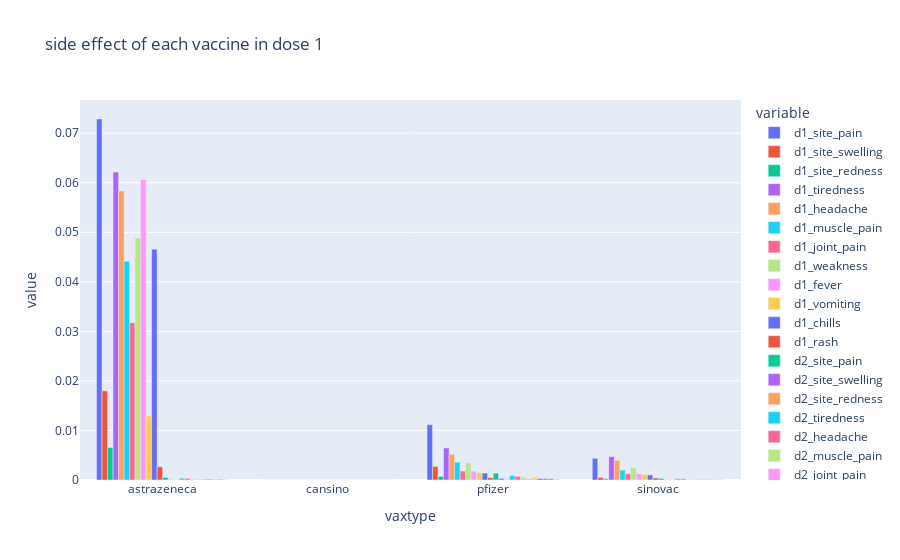
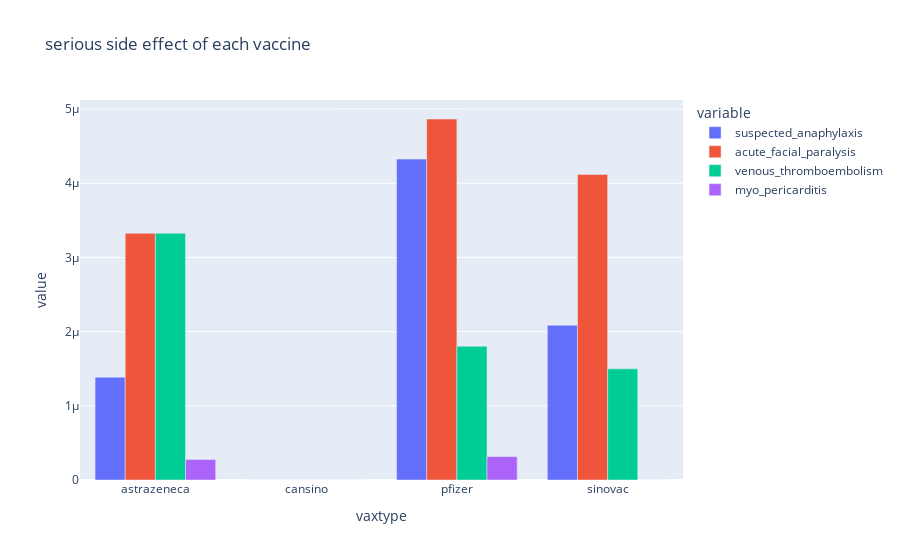

The notebook cell saved with these charts, in order:
### Code cell
fig1 = px.bar(df,barmode='group',title = 'side effect of each vaccine in dose 1')
fig3 = px.bar(df3,barmode='group',title = 'serious side effect of each vaccine')
fig1.show()
fig3.show()

### Figure 1 — Plotly figure (JSON) as saved in the notebook; plotly's stock layout.template omitted (floating-point values rounded to 4 significant figures)
{"data": [{"alignmentgroup": "True", "hovertemplate": "variable=d1_site_pain<br>vaxtype=%{x}<br>value=%{y}<extra></extra>", "legendgroup": "d1_site_pain", "marker": {"color": "#636efa"}, "name": "d1_site_pain", "offsetgroup": "d1_site_pain", "orientation": "v", "showlegend": true, "textposition": "auto", "type": "bar", "x": ["astrazeneca", "cansino", "pfizer", "sinovac"], "xaxis": "x", "y": [0.07287, 0, 0.01118, 0.004381], "yaxis": "y"}, {"alignmentgroup": "True", "hovertemplate": "variable=d1_site_swelling<br>vaxtype=%{x}<br>value=%{y}<extra></extra>", "legendgroup": "d1_site_swelling", "marker": {"color": "#EF553B"}, "name": "d1_site_swelling", "offsetgroup": "d1_site_swelling", "orientation": "v", "showlegend": true, "textposition": "auto", "type": "bar", "x": ["astrazeneca", "cansino", "pfizer", "sinovac"], "xaxis": "x", "y": [0.018, 0, 0.002733, 0.0005152], "yaxis": "y"}, {"alignmentgroup": "True", "hovertemplate": "variable=d1_site_redness<br>vaxtype=%{x}<br>value=%{y}<extra></extra>", "legendgroup": "d1_site_redness", "marker": {"color": "#00cc96"}, "name": "d1_site_redness", "offsetgroup": "d1_site_redness", "orientation": "v", "showlegend": true, "textposition": "auto", "type": "bar", "x": ["astrazeneca", "cansino", "pfizer", "sinovac"], "xaxis": "x", "y": [0.006569, 0, 0.0007154, 0.0002545], "yaxis": "y"}, {"alignmentgroup": "True", "hovertemplate": "variable=d1_tiredness<br>vaxtype=%{x}<br>value=%{y}<extra></extra>", "legendgroup": "d1_tiredness", "marker": {"color": "#ab63fa"}, "name": "d1_tiredness", "offsetgroup": "d1_tiredness", "orientation": "v", "showlegend": true, "textposition": "auto", "type": "bar", "x": ["astrazeneca", "cansino", "pfizer", "sinovac"], "xaxis": "x", "y": [0.06215, 0, 0.006471, 0.004719], "yaxis": "y"}, {"alignmentgroup": "True", "hovertemplate": "variable=d1_headache<br>vaxtype=%{x}<br>value=%{y}<extra></extra>", "legendgroup": "d1_headache", "marker": {"color": "#FFA15A"}, "name": "d1_headache", "offsetgroup": "d1_headache", "orientation": "v", "showlegend": true, "textposition": "auto", "type": "bar", "x": ["astrazeneca", "cansino", "pfizer", "sinovac"], "xaxis": "x", "y": [0.05835, 0, 0.005196, 0.003988], "yaxis": "y"}, {"alignmentgroup": "True", "hovertemplate": "variable=d1_muscle_pain<br>vaxtype=%{x}<br>value=%{y}<extra></extra>", "legendgroup": "d1_muscle_pain", "marker": {"color": "#19d3f3"}, "name": "d1_muscle_pain", "offsetgroup": "d1_muscle_pain", "orientation": "v", "showlegend": true, "textposition": "auto", "type": "bar", "x": ["astrazeneca", "cansino", "pfizer", "sinovac"], "xaxis": "x", "y": [0.04416, 0, 0.003597, 0.002017], "yaxis": "y"}, {"alignmentgroup": "True", "hovertemplate": "variable=d1_joint_pain<br>vaxtype=%{x}<br>value=%{y}<extra></extra>", "legendgroup": "d1_joint_pain", "marker": {"color": "#FF6692"}, "name": "d1_joint_pain", "offsetgroup": "d1_joint_pain", "orientation": "v", "showlegend": true, "textposition": "auto", "type": "bar", "x": ["astrazeneca", "cansino", "pfizer", "sinovac"], "xaxis": "x", "y": [0.03175, 0, 0.001807, 0.001282], "yaxis": "y"}, {"alignmentgroup": "True", "hovertemplate": "variable=d1_weakness<br>vaxtype=%{x}<br>value=%{y}<extra></extra>", "legendgroup": "d1_weakness", "marker": {"color": "#B6E880"}, "name": "d1_weakness", "offsetgroup": "d1_weakness", "orientation": "v", "showlegend": true, "textposition": "auto", "type": "bar", "x": ["astrazeneca", "cansino", "pfizer", "sinovac"], "xaxis": "x", "y": [0.04884, 0, 0.003442, 0.002437], "yaxis": "y"}, {"alignmentgroup": "True", "hovertemplate": "variable=d1_fever<br>vaxtype=%{x}<br>value=%{y}<extra></extra>", "legendgroup": "d1_fever", "marker": {"color": "#FF97FF"}, "name": "d1_fever", "offsetgroup": "d1_fever", "orientation": "v", "showlegend": true, "textposition": "auto", "type": "bar", "x": ["astrazeneca", "cansino", "pfizer", "sinovac"], "xaxis": "x", "y": [0.0606, 0, 0.00178, 0.001236], "yaxis": "y"}, {"alignmentgroup": "True", "hovertemplate": "variable=d1_vomiting<br>vaxtype=%{x}<br>value=%{y}<extra></extra>", "legendgroup": "d1_vomiting", "marker": {"color": "#FECB52"}, "name": "d1_vomiting", "offsetgroup": "d1_vomiting", "orientation": "v", "showlegend": true, "textposition": "auto", "type": "bar", "x": ["astrazeneca", "cansino", "pfizer", "sinovac"], "xaxis": "x", "y": [0.01291, 0, 0.00148, 0.001081], "yaxis": "y"}, {"alignmentgroup": "True", "hovertemplate": "variable=d1_chills<br>vaxtype=%{x}<br>value=%{y}<extra></extra>", "legendgroup": "d1_chills", "marker": {"color": "#636efa"}, "name": "d1_chills", "offsetgroup": "d1_chills", "orientation": "v", "showlegend": true, "textposition": "auto", "type": "bar", "x": ["astrazeneca", "cansino", "pfizer", "sinovac"], "xaxis": "x", "y": [0.04659, 0, 0.001396, 0.001028], "yaxis": "y"}, {"alignmentgroup": "True", "hovertemplate": "variable=d1_rash<br>vaxtype=%{x}<br>value=%{y}<extra></extra>", "legendgroup": "d1_rash", "marker": {"color": "#EF553B"}, "name": "d1_rash", "offsetgroup": "d1_rash", "orientation": "v", "showlegend": true, "textposition": "auto", "type": "bar", "x": ["astrazeneca", "cansino", "pfizer", "sinovac"], "xaxis": "x", "y": [0.002663, 0, 0.0004819, 0.0004246], "yaxis": "y"}, {"alignmentgroup": "True", "hovertemplate": "variable=d2_site_pain<br>vaxtype=%{x}<br>value=%{y}<extra></extra>", "legendgroup": "d2_site_pain", "marker": {"color": "#00cc96"}, "name": "d2_site_pain", "offsetgroup": "d2_site_pain", "orientation": "v", "showlegend": true, "textposition": "auto", "type": "bar", "x": ["astrazeneca", "cansino", "pfizer", "sinovac"], "xaxis": "x", "y": [0.0005409, 0, 0.001386, 0.0003216], "yaxis": "y"}, {"alignmentgroup": "True", "hovertemplate": "variable=d2_site_swelling<br>vaxtype=%{x}<br>value=%{y}<extra></extra>", "legendgroup": "d2_site_swelling", "marker": {"color": "#ab63fa"}, "name": "d2_site_swelling", "offsetgroup": "d2_site_swelling", "orientation": "v", "showlegend": true, "textposition": "auto", "type": "bar", "x": ["astrazeneca", "cansino", "pfizer", "sinovac"], "xaxis": "x", "y": [9.311e-05, 0, 0.0003486, 4.451e-05], "yaxis": "y"}, {"alignmentgroup": "True", "hovertemplate": "variable=d2_site_redness<br>vaxtype=%{x}<br>value=%{y}<extra></extra>", "legendgroup": "d2_site_redness", "marker": {"color": "#FFA15A"}, "name": "d2_site_redness", "offsetgroup": "d2_site_redness", "orientation": "v", "showlegend": true, "textposition": "auto", "type": "bar", "x": ["astrazeneca", "cansino", "pfizer", "sinovac"], "xaxis": "x", "y": [3.381e-05, 0, 0.0001078, 2.573e-05], "yaxis": "y"}, {"alignmentgroup": "True", "hovertemplate": "variable=d2_tiredness<br>vaxtype=%{x}<br>value=%{y}<extra></extra>", "legendgroup": "d2_tiredness", "marker": {"color": "#19d3f3"}, "name": "d2_tiredness", "offsetgroup": "d2_tiredness", "orientation": "v", "showlegend": true, "textposition": "auto", "type": "bar", "x": ["astrazeneca", "cansino", "pfizer", "sinovac"], "xaxis": "x", "y": [0.0003652, 0, 0.0008889, 0.0002737], "yaxis": "y"}, {"alignmentgroup": "True", "hovertemplate": "variable=d2_headache<br>vaxtype=%{x}<br>value=%{y}<extra></extra>", "legendgroup": "d2_headache", "marker": {"color": "#FF6692"}, "name": "d2_headache", "offsetgroup": "d2_headache", "orientation": "v", "showlegend": true, "textposition": "auto", "type": "bar", "x": ["astrazeneca", "cansino", "pfizer", "sinovac"], "xaxis": "x", "y": [0.0003251, 0, 0.0007265, 0.0002482], "yaxis": "y"}, {"alignmentgroup": "True", "hovertemplate": "variable=d2_muscle_pain<br>vaxtype=%{x}<br>value=%{y}<extra></extra>", "legendgroup": "d2_muscle_pain", "marker": {"color": "#B6E880"}, "name": "d2_muscle_pain", "offsetgroup": "d2_muscle_pain", "orientation": "v", "showlegend": true, "textposition": "auto", "type": "bar", "x": ["astrazeneca", "cansino", "pfizer", "sinovac"], "xaxis": "x", "y": [0.0001865, 0, 0.0005085, 0.0001257], "yaxis": "y"}, {"alignmentgroup": "True", "hovertemplate": "variable=d2_joint_pain<br>vaxtype=%{x}<br>value=%{y}<extra></extra>", "legendgroup": "d2_joint_pain", "marker": {"color": "#FF97FF"}, "name": "d2_joint_pain", "offsetgroup": "d2_joint_pain", "orientation": "v", "showlegend": true, "textposition": "auto", "type": "bar", "x": ["astrazeneca", "cansino", "pfizer", "sinovac"], "xaxis": "x", "y": [0.0001128, 0, 0.0002727, 8.035e-05], "yaxis": "y"}, {"alignmentgroup": "True", "hovertemplate": "variable=d2_weakness<br>vaxtype=%{x}<br>value=%{y}<extra></extra>", "legendgroup": "d2_weakness", "marker": {"color": "#FECB52"}, "name": "d2_weakness", "offsetgroup": "d2_weakness", "orientation": "v", "showlegend": true, "textposition": "auto", "type": "bar", "x": ["astrazeneca", "cansino", "pfizer", "sinovac"], "xaxis": "x", "y": [0.0002103, 0, 0.0005056, 0.0001486], "yaxis": "y"}, {"alignmentgroup": "True", "hovertemplate": "variable=d2_fever<br>vaxtype=%{x}<br>value=%{y}<extra></extra>", "legendgroup": "d2_fever", "marker": {"color": "#636efa"}, "name": "d2_fever", "offsetgroup": "d2_fever", "orientation": "v", "showlegend": true, "textposition": "auto", "type": "bar", "x": ["astrazeneca", "cansino", "pfizer", "sinovac"], "xaxis": "x", "y": [0.0001466, 0, 0.0002888, 6.088e-05], "yaxis": "y"}, {"alignmentgroup": "True", "hovertemplate": "variable=d2_vomiting<br>vaxtype=%{x}<br>value=%{y}<extra></extra>", "legendgroup": "d2_vomiting", "marker": {"color": "#EF553B"}, "name": "d2_vomiting", "offsetgroup": "d2_vomiting", "orientation": "v", "showlegend": true, "textposition": "auto", "type": "bar", "x": ["astrazeneca", "cansino", "pfizer", "sinovac"], "xaxis": "x", "y": [8.231e-05, 0, 0.0002481, 7.367e-05], "yaxis": "y"}, {"alignmentgroup": "True", "hovertemplate": "variable=d2_chills<br>vaxtype=%{x}<br>value=%{y}<extra></extra>", "legendgroup": "d2_chills", "marker": {"color": "#00cc96"}, "name": "d2_chills", "offsetgroup": "d2_chills", "orientation": "v", "showlegend": true, "textposition": "auto", "type": "bar", "x": ["astrazeneca", "cansino", "pfizer", "sinovac"], "xaxis": "x", "y": [0.0001233, 0, 0.0002357, 5.104e-05], "yaxis": "y"}, {"alignmentgroup": "True", "hovertemplate": "variable=d2_rash<br>vaxtype=%{x}<br>value=%{y}<extra></extra>", "legendgroup": "d2_rash", "marker": {"color": "#ab63fa"}, "name": "d2_rash", "offsetgroup": "d2_rash", "orientation": "v", "showlegend": true, "textposition": "auto", "type": "bar", "x": ["astrazeneca", "cansino", "pfizer", "sinovac"], "xaxis": "x", "y": [1.552e-05, 0, 7.646e-05, 2.541e-05], "yaxis": "y"}], "layout": {"barmode": "group", "legend": {"title": {"text": "variable"}, "tracegroupgap": 0}, "title": {"text": "side effect of each vaccine in dose 1"}, "xaxis": {"anchor": "y", "domain": [0, 1], "title": {"text": "vaxtype"}}, "yaxis": {"anchor": "x", "domain": [0, 1], "title": {"text": "value"}}}}

### Figure 2 — Plotly figure (JSON) as saved in the notebook; plotly's stock layout.template omitted (floating-point values rounded to 4 significant figures)
{"data": [{"alignmentgroup": "True", "hovertemplate": "variable=suspected_anaphylaxis<br>vaxtype=%{x}<br>value=%{y}<extra></extra>", "legendgroup": "suspected_anaphylaxis", "marker": {"color": "#636efa"}, "name": "suspected_anaphylaxis", "offsetgroup": "suspected_anaphylaxis", "orientation": "v", "showlegend": true, "textposition": "auto", "type": "bar", "x": ["astrazeneca", "cansino", "pfizer", "sinovac"], "xaxis": "x", "y": [1.386e-06, 0, 4.325e-06, 2.086e-06], "yaxis": "y"}, {"alignmentgroup": "True", "hovertemplate": "variable=acute_facial_paralysis<br>vaxtype=%{x}<br>value=%{y}<extra></extra>", "legendgroup": "acute_facial_paralysis", "marker": {"color": "#EF553B"}, "name": "acute_facial_paralysis", "offsetgroup": "acute_facial_paralysis", "orientation": "v", "showlegend": true, "textposition": "auto", "type": "bar", "x": ["astrazeneca", "cansino", "pfizer", "sinovac"], "xaxis": "x", "y": [3.325e-06, 0, 4.866e-06, 4.119e-06], "yaxis": "y"}, {"alignmentgroup": "True", "hovertemplate": "variable=venous_thromboembolism<br>vaxtype=%{x}<br>value=%{y}<extra></extra>", "legendgroup": "venous_thromboembolism", "marker": {"color": "#00cc96"}, "name": "venous_thromboembolism", "offsetgroup": "venous_thromboembolism", "orientation": "v", "showlegend": true, "textposition": "auto", "type": "bar", "x": ["astrazeneca", "cansino", "pfizer", "sinovac"], "xaxis": "x", "y": [3.325e-06, 0, 1.802e-06, 1.498e-06], "yaxis": "y"}, {"alignmentgroup": "True", "hovertemplate": "variable=myo_pericarditis<br>vaxtype=%{x}<br>value=%{y}<extra></extra>", "legendgroup": "myo_pericarditis", "marker": {"color": "#ab63fa"}, "name": "myo_pericarditis", "offsetgroup": "myo_pericarditis", "orientation": "v", "showlegend": true, "textposition": "auto", "type": "bar", "x": ["astrazeneca", "cansino", "pfizer", "sinovac"], "xaxis": "x", "y": [2.771e-07, 0, 3.154e-07, 0], "yaxis": "y"}], "layout": {"barmode": "group", "legend": {"title": {"text": "variable"}, "tracegroupgap": 0}, "title": {"text": "serious side effect of each vaccine"}, "xaxis": {"anchor": "y", "domain": [0, 1], "title": {"text": "vaxtype"}}, "yaxis": {"anchor": "x", "domain": [0, 1], "title": {"text": "value"}}}}
